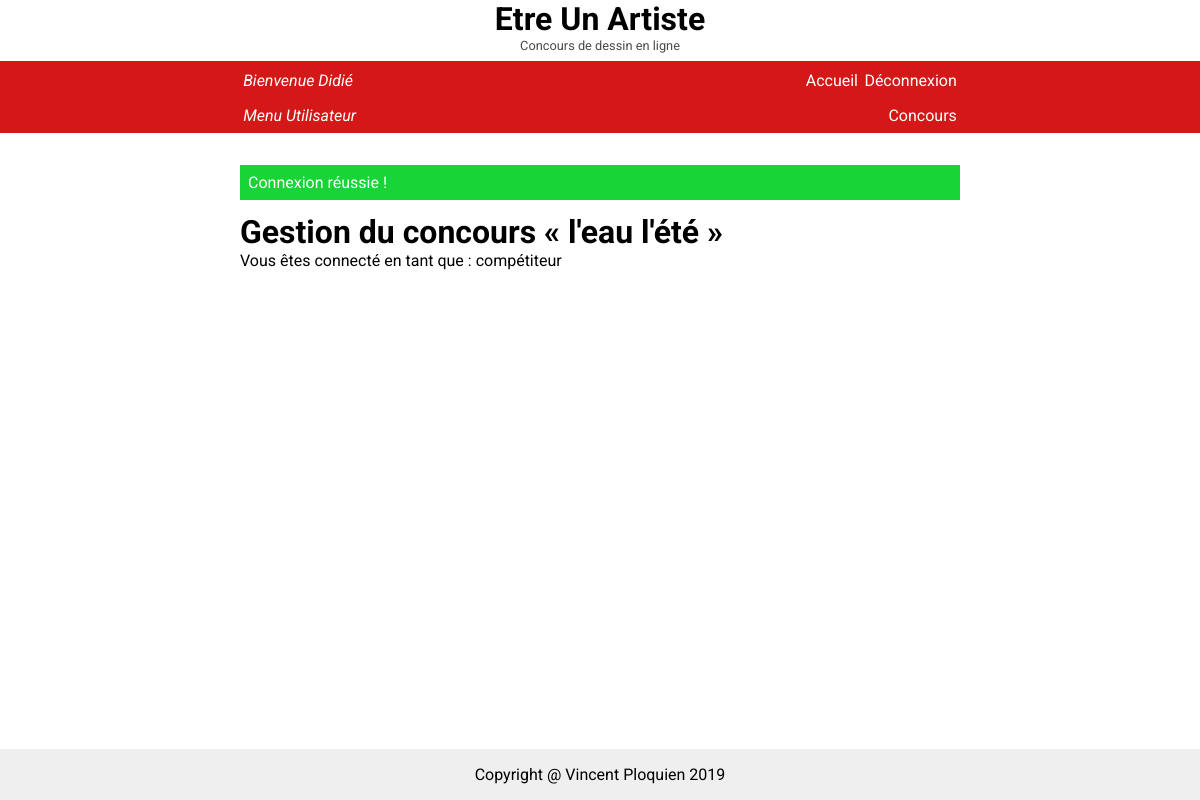
/user/concours.php?id=1 (signed in), run on an earlier commit of the app's database.
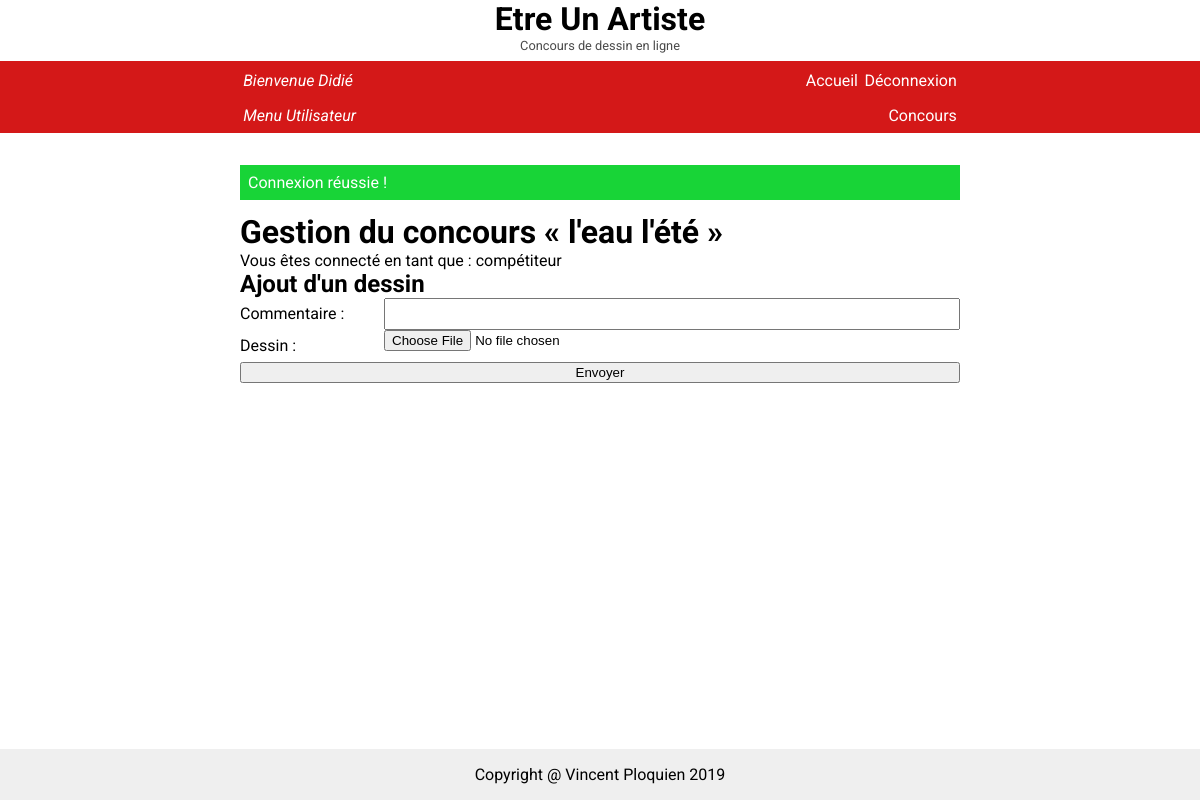
And on a later commit of the database.
### tables this page shows
CREATE TABLE IF NOT EXISTS `concours` (
  `numConcours` int(11) NOT NULL AUTO_INCREMENT,
  `description` tinytext NOT NULL,
  `dateDebut` date DEFAULT NULL,
  `dateFin` date DEFAULT NULL,
  `etat` enum('pas commencé','en cours','attente','évalué') NOT NULL,
  PRIMARY KEY (`numConcours`)
);

CREATE TABLE IF NOT EXISTS `participation` (
  `utilisateur` int(11) NOT NULL,
  `concours` int(11) NOT NULL,
  `role` enum('président','jury','compétiteur') NOT NULL,
  PRIMARY KEY (`utilisateur`,`concours`),
  KEY `concours` (`concours`)
);

### user/concours.php (the view, shortened to what this page needs)
<?php
$DB = (new Database())->getDB();
$utilisateur = intval($_SESSION["numUtilisateur"]);
$id = intval($_GET["id"]);
$res_concours = $DB->query("SELECT numConcours, description, dateDebut, dateFin, etat FROM Concours WHERE numConcours = '${id}';");
$concours = $res_concours->fetch_assoc();
$res_role = $DB->query("SELECT role FROM Participation WHERE utilisateur = '${utilisateur}' AND concours = '${concours['numConcours']}';");
$role = "";
if ($res_role->num_rows == 0) {
    $role = "invité";
} else {
    $role = $res_role->fetch_assoc()["role"];
}
require_once('../template/header.php');
?>
    <?php
        echo "<h1>Gestion du concours « ${concours['description']} »</h1>";
        echo "<p>Vous êtes connecté en tant que : ${role}</p>";
    ?>
    <?php
    switch ($role):
            ?>
            <?php
        case "compétiteur":
            if ($concours["etat"] === "en cours"):
            ?>
            <form action="ajoutDessin.php" method="post" class="form">
                <h2>Ajout d'un dessin</h2>
                <div class="form-item">
                    <label for="commentaire">Commentaire : </label>
                    <input type="text" name="commentaire">
                </div>
                <div class="form-item">
                    <label for="dessin">Dessin : </label>
                    <input enctype="multipart/form-data" type="file" name="dessin" accept=".svg" required>
                </div>
                <input type="submit" value="Envoyer">
            </form>
            <?php
            endif;
        break;
    ?>
<?php
    endswitch;
?>
<?php require_once('../template/footer.php'); ?>

### template/header.php (shortened to what this page needs)
<!DOCTYPE html>
<html lang="fr">
    <head>
        <link rel="stylesheet" href="/assets/css/style.css">
    </head>
    <body>
        <header>
            <h1>Etre Un Artiste</h1>
            <p class="subtitle">Concours de dessin en ligne</p>
            <nav>
                <?php if (isset($_SESSION["login"])): ?>
                    <ul>
                            <li><p>Bienvenue <?php echo $_SESSION["prenom"]; ?></p></li>
                            <div class="right">
                                <li><a href="/listeConcours.php">Accueil</a></li>
                                <li><a href="/deconnexion.php">Déconnexion</a></li>
                            </div>
                    </ul>
                    <?php if ($_SESSION["estAdmin"]): ?>
                        <ul class="secondary admin">
                            <li><p>Menu Admin</p></li>
                            <div class="right">
                                <li><a href="/admin/utilisateur.php">Utilisateurs</a></li>
                                <li><a href="/admin/concours.php">Concours</a></li>
                            </div>
                        </ul>
                    <?php else: ?>
                        <ul class="secondary user">
                            <li><p>Menu Utilisateur</p></li>
                            <div class="right">
                                <li><a href="/listeConcours.php">Concours</a></li>
                            </div>
                        </ul>
                    <?php endif; ?>
                <?php endif; ?>
            </nav>
        </header>
        <main>
<?php
if (isset($_SESSION["success"])): ?>
    <div class="msg-box success">
        <?php
        echo($_SESSION["success"]);
        ?>
    </div>
<?php endif; ?>

### template/footer.php
        </main>
        <footer>
            <p>Copyright @ Vincent Ploquien 2019</p>
        </footer>
    </body>
</html>

### assets/css/style.css (style rules this page uses)
html { height: 100%; box-sizing: border-box; }
*, *:before, *:after { box-sizing: inherit; }
h1, h2, h3, h4, p, ol, ul { margin: 0; padding: 0; }
body { font-family: 'Roboto', sans-serif; position: relative; margin: 0; padding-bottom: 6rem; min-height: 100%; }
header { min-height: 6em; text-align: center; margin-bottom: 2em; }
header h1 { font-size: 2em; }
header p.subtitle { color: #4a4a4a; border-bottom: 2px #d41818 solid; padding-bottom: 8px; font-size: 0.8em; }
nav { width: 100%; background: #d41818; }
nav ul { list-style-type: none; margin: 0 auto; width: 60%; overflow: hidden; }
nav li { float: left; }
nav li a { padding: 0.5em 0.2em; color: white; background: inherit; display: inline-block; text-align: center; text-decoration: none; }
nav li p { padding: 0.5em 0.2em; color: white; display: inline-block; text-align: center; font-style: italic; }
main { display: block; margin: 0 auto; width: 60%; height: 100%; }
main>div { margin-top: 0.8em; }
footer { position: absolute; right: 0; bottom: 0; left: 0; padding: 1rem; background-color: #efefef; text-align: center; }
.msg-box { padding: 0.5em; margin-bottom: 0.8em; }
.msg-box.success { background: #18d437; color: white; }
.right { float: right; }
form .form-item { line-height: 2em; display: flex; flex-direction: row; justify-content: space-between; }
form .form-item input:not([type="checkbox"]) { flex: 1; max-width: 80%; }
form input[type="submit"] { flex: 0; width: 100%; }

What changed in the data, as far as the page shows it:
changed concours "l'eau l'été": etat "évalué" → "en cours" (drawn)
Also different on the page:
form field value: (not shown) → "Envoyer"
text now shown: "Ajout d'un dessin Commentaire : Dessin :"
